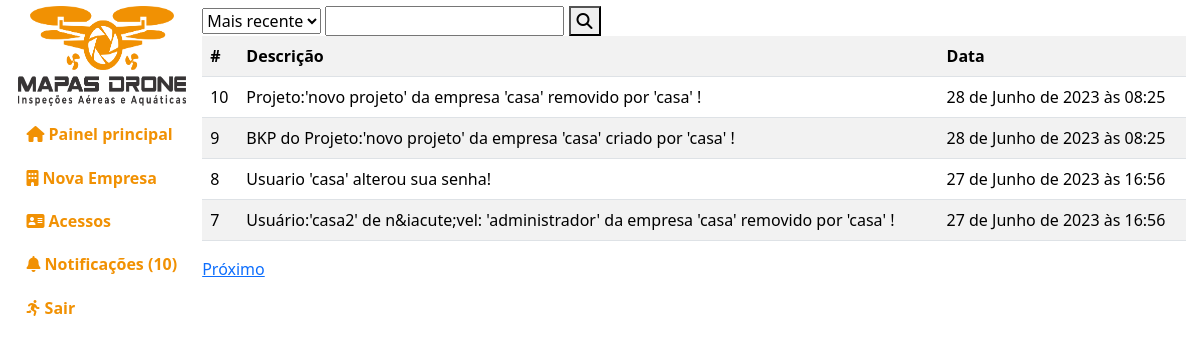
The page /administracao/notificacoes/ (signed in) on the database its author committed.
### empresa/models.py (models this page shows, shortened)
class Notificacoes(models.Model):
    descricao = models.TextField(default="")
    visto = models.BooleanField(default=0)
    data = models.DateTimeField(default=timezone.now)
    class Meta:
        db_table = "notificacoes"
        verbose_name = "Notificacao"
        verbose_name_plural = "Notificacoes"
        ordering = ["-id"]

### administracao/views.py (the view)
# urls.py: path("notificacoes/", views.notificacoes),
def notificacoes(request):
    if request.user.is_authenticated:
        if not request.user.is_superuser:
            notificacoes = pega_notificacoes()
        else:
            notificacoes = pega_notificacoes()
        if request.method == "POST":
            if request.POST.get("pesquisa"):
                notificacoes = notificacoes.filter(
                    descricao__contains=request.POST.get("pesquisa"))
            if request.POST.get("ordem") == '2':
                notificacoes = notificacoes.order_by("id")
        pages = paginacao(request, data=notificacoes, qtd_pagina=4)
        update_notificacoes(notificacoes)
        context = {"notificacoes": notificacoes, "pages": pages}
        return render(request, "administracao/public/notificacoes.html", context)
    return redirect("/")

### administracao/views.py (called while the page is built)
def pega_notificacoes(ordem="last"):
    notificacoes = Notificacoes.objects.all()
    return notificacoes

def update_notificacoes(notificacoes):
    for n in notificacoes:
        up = Notificacoes.objects.filter(id=n.id)
        up.update(visto=1)

### index/funcoes.py (called while the page is built)
def paginacao(request, data, qtd_pagina):
    paginacao = Paginator(data, qtd_pagina)
    page_num = request.GET.get('page')
    page = paginacao.get_page(page_num)
    return page

### templates/administracao/public/notificacoes.html (shortened to what this page needs)
{% extends 'base.html' %}
{% load static %}
{% load django_bootstrap5 %}
{% block css %}
<link rel="stylesheet" href="{% static 'index/css/administracao.css' %}">
{% endblock %}
{% block ld %}
{% if notificacoes %}
<div class="filtro">
    <form action="" method="post">
        <select name="ordem" id="ordem">
            <option value="1">Mais recente</option>
        </select>
        <input type="search" name="pesquisa" id="pesquisa" />
        <button>
            <i class="fa-solid fa-magnifying-glass"></i>
        </button>
    </form>
</div>
<table class="table table-striped">
    <tr>
        <th>#</th>
        <th>Descri&ccedil;&atilde;o</th>
        <th>Data</th>
    </tr>
    {% for page in pages %}
        <tr>
            <td>{{page.id}}</td>
            <td>{{page.descricao}}</td>
            <td>{{page.data}}</td>
        </tr>
    {% endfor %}
</table>
{% if pages.has_next %}
<a href="?page={{pages.next_page_number}}">Pr&oacute;ximo</a>
{% endif %}
{% else %}
<div class="alert alert-danger">Sem notifica&ccedil;&otilde;es</div>
{% endif %}
{% endblock %}

### index/static/index/css/index.css (style rules this page uses)
body { overflow:hidden; }

### rows shown on the page
Notificacoes: id "10", descricao "Projeto:'novo projeto' da empresa 'casa' removido por 'casa' !", data "28 de Junho de 2023 às 08:25"
Notificacoes: id "9", descricao "BKP do Projeto:'novo projeto' da empresa 'casa' criado por 'casa' !", data "28 de Junho de 2023 às 08:25"
Notificacoes: id "8", descricao "Usuario 'casa' alterou sua senha!", data "27 de Junho de 2023 às 16:56"
Notificacoes: id "7", descricao "Usuário:'casa2' de n&iacute;vel: 'administrador' da empresa 'casa' removido por 'casa' !", data "27 de Junho de 2023 às 16:56"

### other values the page prints
{{ notificacoes|length }} "10"
